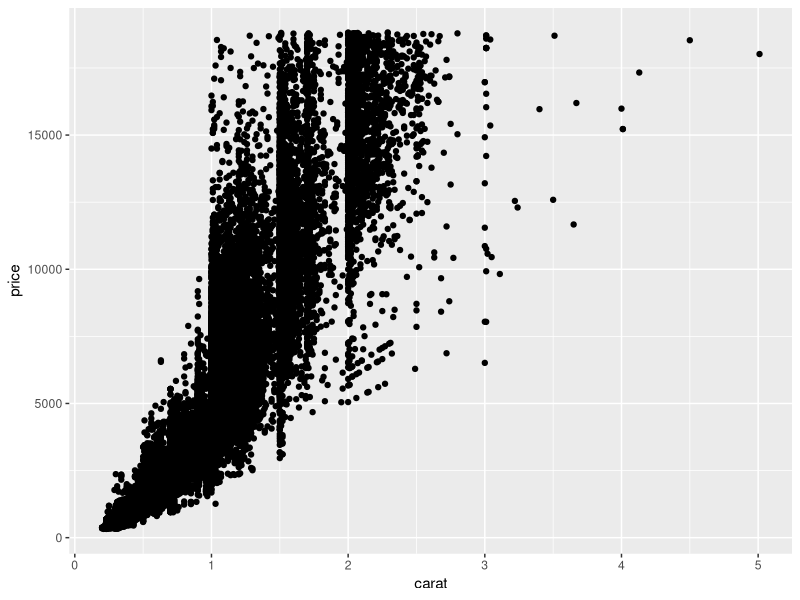
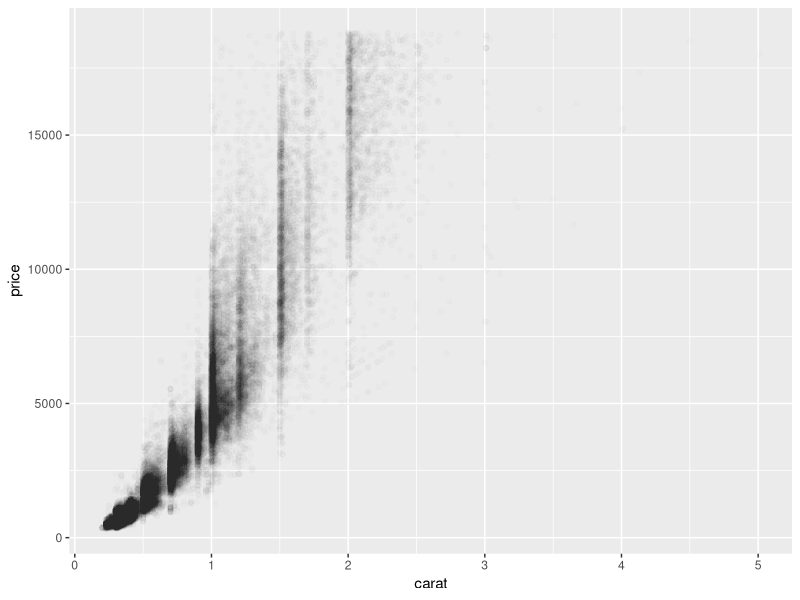

Write the R code that produced these figures, in order. (Note: this script raises an error after producing the figures.)
library(tidyverse)

ggplot(data = diamonds) +
  geom_point(mapping = aes(x = carat, y = price))

#scatterplots less useful with bigger datasets, alpha aesthetic can help
ggplot(data = diamonds) +
  geom_point(mapping = aes(x = carat, y = price), alpha = 1 / 100)

#geom_bin2d() && geom_hex() also useful for this
ggplot(data = smaller) +
  geom_bin2d(mapping = aes(x = carat, y = price))

install.packages("hexabin")
# hexabin not available for R version 3.4.4

#another option is to bin one continuous variable so it acts like a categorical variable
ggplot(data = smaller, mapping = aes(x = carat, y = price)) +
  geom_boxplot(mapping = aes(group = cut_width(carat, 0.1)))

ggplot(data = smaller, mapping = aes(x = carat, y = price)) +
  geom_boxplot(mapping = aes(group = cut_number(carat, 20)))

ggplot(data = smaller, mapping = aes(x = price, y = carat)) +
  geom_boxplot(mapping = aes(group = cut_width(price, 20)))

#scatterplot of Old Faithful eruptions length versus wait time between eruptions
ggplot(data = faithful) +
  geom_point(mapping = aes(x = eruptions, y = waiting))
  
library(modelr)

mod <- lm(log(price) ~ log(carat), data = diamonds)

diamonds2 <- diamonds %>%
  add_residuals(mod) %>%
  mutate(resid = exp(resid))

ggplot(data = diamonds2) +
  geom_point(mapping = aes(x = carat, y = resid))

ggplot(data = diamonds2) +
  geom_boxplot(mapping = aes(x = cut, y = resid))


